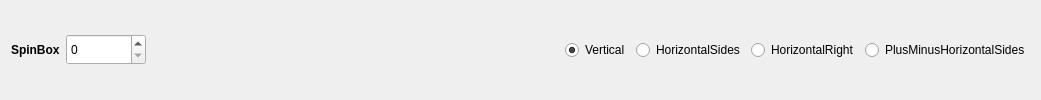
             <widget class="QWidget" name="widget_5" native="true">
              <layout class="QHBoxLayout" name="horizontalLayout">
               <item>
                <widget class="QLabel" name="label_5">
                 <property name="font">
                  <font>
                   <bold>true</bold>
                  </font>
                 </property>
                 <property name="text">
                  <string>SpinBox</string>
                 </property>
                </widget>
               </item>
               <item>
                <widget class="QSpinBox" name="spinBox">
                 <property name="minimumSize">
                  <size>
                   <width>80</width>
                   <height>31</height>
                  </size>
                 </property>
                 <property name="buttonSymbols">
                  <enum>QAbstractSpinBox::ButtonSymbols::UpDownArrows</enum>
                 </property>
                </widget>
               </item>
               <item>
                <spacer name="horizontalSpacer_5">
                 <property name="orientation">
                  <enum>Qt::Orientation::Horizontal</enum>
                 </property>
                 <property name="sizeHint" stdset="0">
                  <size>
                   <width>413</width>
                   <height>20</height>
                  </size>
                 </property>
                </spacer>
               </item>
               <item>
                <widget class="QRadioButton" name="radioButton_7">
                 <property name="text">
                  <string>Vertical</string>
                 </property>
                 <property name="checked">
                  <bool>true</bool>
                 </property>
                </widget>
               </item>
               <item>
                <widget class="QRadioButton" name="radioButton_4">
                 <property name="text">
                  <string>HorizontalSides</string>
                 </property>
                </widget>
               </item>
               <item>
                <widget class="QRadioButton" name="radioButton_5">
                 <property name="text">
                  <string>HorizontalRight</string>
                 </property>
                </widget>
               </item>
               <item>
                <widget class="QRadioButton" name="radioButton_6">
                 <property name="text">
                  <string>PlusMinusHorizontalSides</string>
                 </property>
                </widget>
               </item>
              </layout>
             </widget>
